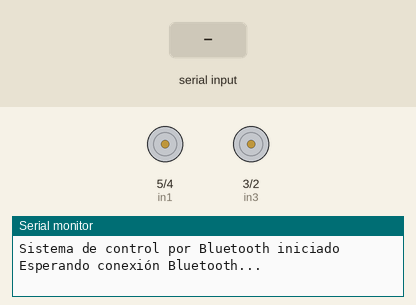
Recording of a sketch running on a simulated Arduino Uno, built with avr-gcc and run on an emulated ATmega328P. Parts: motor-driver pin pairs drawn as motors (green arrow = first pin HIGH = forward, orange = second pin HIGH = backward, longer = more drive, scaled by the enable pin), the last lines printed to the serial monitor. The test bench sets the inputs (shaded band).

Above: at 1.3 s.
1.4 s: "1\n" received over the second serial link
At 1.8 s:
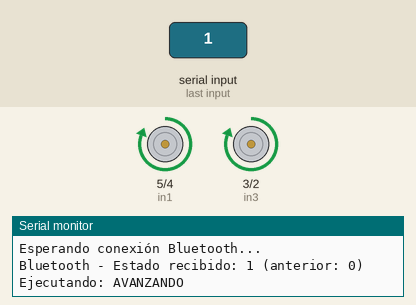
3.4 s: "2\n" received over the second serial link
At 4.4 s:
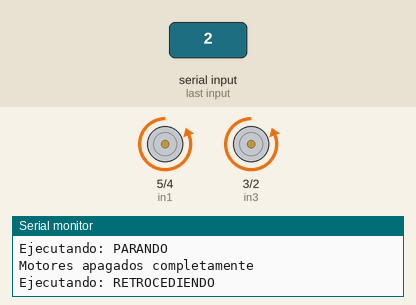
6.0 s: "3\n" received over the second serial link
At 6.25 s:
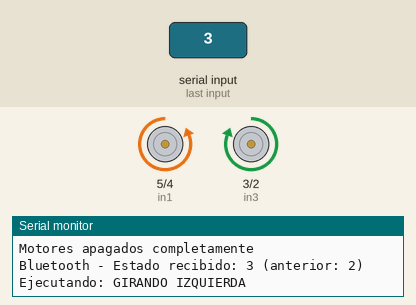
7.9 s: "4\n" received over the second serial link
At 8.15 s:
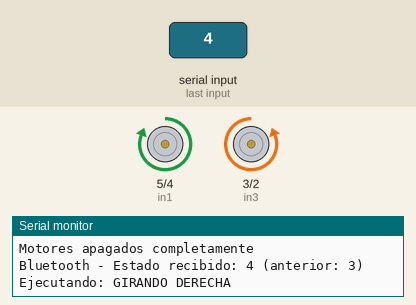
Timing chart, 0 to 10.8 s (numbered marks = the images above; inputs shaded):
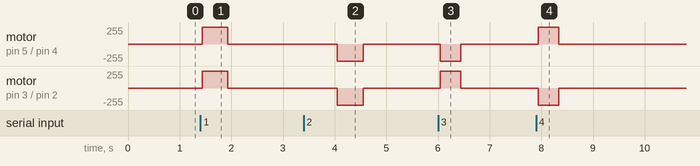

The sketch:

sketch_may24a.ino
```cpp
// #include <SoftwareSerial.h>

// #define enA 6
// #define enB 11
// #define in1 5
// #define in2 4
// #define in3 3
// #define in4 2
// #define servo 9
// #define tmpV 8

// int tiempo = 500;              // Tiempo base para movimientos lineales
// int tiempoGiro = 400;          // Tiempo para giros (ajustar según necesites)
// int estadoMotor = 0;
// int estadoAnterior = 0;
// int velocidad = 255;           // DIAGNÓSTICO: Usar velocidad máxima temporalmente
// const int tiempoPausa = 500;

// void setup() {
//   // Configurar todos los pines como salida
//   pinMode(enA, OUTPUT);
//   pinMode(enB, OUTPUT);
//   pinMode(in1, OUTPUT);
//   pinMode(in2, OUTPUT);
//   pinMode(in3, OUTPUT);
//   pinMode(in4, OUTPUT);

//   // Comenzar con motores completamente detenidos
//   digitalWrite(in1, LOW);
//   digitalWrite(in2, LOW);
//   digitalWrite(in3, LOW);
//   digitalWrite(in4, LOW);
//   digitalWrite(enA, LOW);  // DIAGNÓSTICO: Regresamos a digitalWrite temporalmente
//   digitalWrite(enB, LOW);  // DIAGNÓSTICO: Regresamos a digitalWrite temporalmente

//   Serial.begin(9600);

//   // DIAGNÓSTICO: Mensaje de inicio para confirmar que el código se cargó
//   Serial.println("Sistema de diagnóstico iniciado");
//   Serial.println("Probando con digitalWrite en enables y giro diferencial");
// }

// void loop() {
//   // Verificar si hay datos disponibles en el puerto serial
//   if (Serial.available() > 0) {
//     estadoAnterior = estadoMotor;
//     estadoMotor = Serial.parseInt();

//     // Consumir cualquier caracter extra
//     while (Serial.available() > 0) {
//       Serial.read();
//     }

//     // DIAGNÓSTICO: Mensajes detallados para entender qué está pasando
//     Serial.print("Estado recibido: ");
//     Serial.println(estadoMotor);
//     Serial.print("Estado anterior: ");
//     Serial.println(estadoAnterior);

//     // Aplicar el estado a los motores con protección
//     controlarMotoresConSeguridad(estadoMotor, estadoAnterior);
//   }
// }

// void controlarMotoresConSeguridad(int nuevoEstado, int estadoAnterior) {
//   // Si estamos cambiando de avanzar a reversa o viceversa, detenernos primero
//   if ((estadoAnterior == 1 && nuevoEstado == 2) || (estadoAnterior == 2 && nuevoEstado == 1)) {
//     Serial.println("DIAGNÓSTICO: Cambio brusco detectado, aplicando pausa de seguridad");
//     controlarMotores(0);
//     delay(tiempoPausa);
//     controlarMotores(nuevoEstado);
//   } else {
//     controlarMotores(nuevoEstado);
//   }
// }

// void controlarMotores(int estado) {
//   // DIAGNÓSTICO: Reportar qué acción se va a ejecutar
//   Serial.print("DIAGNÓSTICO: Ejecutando estado ");
//   Serial.println(estado);

//   switch (estado) {
//     case 0:  // Parar
//       Serial.println("DIAGNÓSTICO: Deteniendo motores");
//       apagarMotores();
//       break;

//     case 1:  // Avanzar
//       Serial.println("DIAGNÓSTICO: Avanzando - ambos motores adelante");
//       // Configurar dirección hacia adelante para ambos motores
//       digitalWrite(in1, HIGH);  // Motor izquierdo: adelante
//       digitalWrite(in2, LOW);
//       digitalWrite(in3, HIGH);  // Motor derecho: adelante
//       digitalWrite(in4, LOW);
//       // DIAGNÓSTICO: Usar digitalWrite para máxima potencia
//       digitalWrite(enA, HIGH);  // Máxima velocidad al motor izquierdo
//       digitalWrite(enB, HIGH);  // Máxima velocidad al motor derecho
//       delay(tiempo);
//       apagarMotores();
//       Serial.println("DIAGNÓSTICO: Movimiento adelante completado");
//       break;

//     case 2:  // Reversa
//       Serial.println("DIAGNÓSTICO: Retrocediendo - ambos motores atrás");
//       // Configurar dirección hacia atrás para ambos motores
//       digitalWrite(in1, LOW);   // Motor izquierdo: atrás
//       digitalWrite(in2, HIGH);
//       digitalWrite(in3, LOW);   // Motor derecho: atrás
//       digitalWrite(in4, HIGH);
//       // DIAGNÓSTICO: Usar digitalWrite para máxima potencia
//       digitalWrite(enA, HIGH);  // Máxima velocidad al motor izquierdo
//       digitalWrite(enB, HIGH);  // Máxima velocidad al motor derecho
//       delay(tiempo);
//       apagarMotores();
//       Serial.println("DIAGNÓSTICO: Movimiento atrás completado");
//       break;

//     case 3:  // Girar a la Izquierda - GIRO DIFERENCIAL
//       Serial.println("DIAGNÓSTICO: Giro izquierda - motor izq atrás, motor der adelante");
//       // Motor izquierdo retrocede, motor derecho avanza
//       digitalWrite(in1, LOW);   // Motor izquierdo: hacia atrás
//       digitalWrite(in2, HIGH);
//       digitalWrite(in3, HIGH);  // Motor derecho: hacia adelante
//       digitalWrite(in4, LOW);
//       // DIAGNÓSTICO: Usar digitalWrite para máxima potencia en giro
//       digitalWrite(enA, HIGH);  // Motor izquierdo a máxima velocidad (atrás)
//       digitalWrite(enB, HIGH);  // Motor derecho a máxima velocidad (adelante)
//       delay(tiempoGiro);
//       apagarMotores();
//       Serial.println("DIAGNÓSTICO: Giro izquierda completado");
//       break;

//     case 4:  // Girar a la Derecha - GIRO DIFERENCIAL
//       Serial.println("DIAGNÓSTICO: Giro derecha - motor izq adelante, motor der atrás");
//       // Motor izquierdo avanza, motor derecho retrocede
//       digitalWrite(in1, HIGH);  // Motor izquierdo: hacia adelante
//       digitalWrite(in2, LOW);
//       digitalWrite(in3, LOW);   // Motor derecho: hacia atrás
//       digitalWrite(in4, HIGH);
//       // DIAGNÓSTICO: Usar digitalWrite para máxima potencia en giro
//       digitalWrite(enA, HIGH);  // Motor izquierdo a máxima velocidad (adelante)
//       digitalWrite(enB, HIGH);  // Motor derecho a máxima velocidad (atrás)
//       delay(tiempoGiro);
//       apagarMotores();
//       Serial.println("DIAGNÓSTICO: Giro derecha completado");
//       break;

//     default:
//       Serial.println("DIAGNÓSTICO: Estado no reconocido, deteniendo por seguridad");
//       apagarMotores();
//       break;
//   }
// }

// void apagarMotores(){
//   Serial.println("DIAGNÓSTICO: Función apagarMotores() ejecutada");
//   // Detener motores configurando todas las direcciones en LOW
//   digitalWrite(in1, LOW);
//   digitalWrite(in2, LOW);
//   digitalWrite(in3, LOW);
//   digitalWrite(in4, LOW);
//   // DIAGNÓSTICO: Usar digitalWrite para apagado
//   digitalWrite(enA, LOW);  // Apagar completamente motor izquierdo
//   digitalWrite(enB, LOW);  // Apagar completamente motor derecho
// }


#include <SoftwareSerial.h>

// Definición de pines para control de motores
// #define enA 6
// #define enB 11
#define enA A0
#define enB A1
#define in1 5
#define in2 4
#define in3 3
#define in4 2

// Configuración de SoftwareSerial para Bluetooth
// RX del Arduino (pin 12) conectado a TX del módulo Bluetooth
// TX del Arduino (pin 13) conectado a RX del módulo Bluetooth
SoftwareSerial bluetooth(13, 12);

// Variables de control del sistema
int tiempo = 500;              // Tiempo base para movimientos lineales en milisegundos
int tiempoGiro = 400;          // Tiempo específico para giros (ajustar según necesites para 90 grados)
int estadoMotor = 0;           // Estado actual: 0=parar, 1=avanzar, 2=reversa, 3=izquierda, 4=derecha
int estadoAnterior = 0;        // Para recordar el estado previo y aplicar protecciones
int velocidad = 255;           // Velocidad PWM para los motores (130-255 recomendado)
const int tiempoPausa = 500;   // Tiempo de pausa entre cambios bruscos de dirección

void setup() {
  // Configurar todos los pines de control de motores como salida
  pinMode(enA, OUTPUT);
  pinMode(enB, OUTPUT);
  pinMode(in1, OUTPUT);
  pinMode(in2, OUTPUT);
  pinMode(in3, OUTPUT);
  pinMode(in4, OUTPUT);

  // Inicializar motores en estado completamente detenido
  digitalWrite(in1, LOW);
  digitalWrite(in2, LOW);
  digitalWrite(in3, LOW);
  digitalWrite(in4, LOW);
  analogWrite(enA, 0);  // Usar analogWrite para control PWM preciso
  analogWrite(enB, 0);  // Usar analogWrite para control PWM preciso

  // Inicializar comunicación serie principal para debug (opcional)
  Serial.begin(9600);
  Serial.println("Sistema de control por Bluetooth iniciado");
  Serial.println("Esperando conexión Bluetooth...");

  // Inicializar comunicación Bluetooth a 9600 baudios (velocidad estándar HC-05/HC-06)
  bluetooth.begin(9600);

  // Enviar mensaje de confirmación por Bluetooth para verificar conexión
  bluetooth.println("Carro conectado y listo");
  bluetooth.println("Comandos: 0=Parar, 1=Avanzar, 2=Reversa, 3=Izquierda, 4=Derecha");
}

void loop() {
  // Verificar si hay datos disponibles desde el módulo Bluetooth
  if (bluetooth.available() > 0) {
    // Guardar el estado actual antes de leer el nuevo comando
    estadoAnterior = estadoMotor;

    // Leer el comando enviado desde la aplicación móvil
    estadoMotor = bluetooth.parseInt();

    // Limpiar cualquier caracter extra del buffer (como saltos de línea)
    while (bluetooth.available() > 0) {
      bluetooth.read();
    }

    // Validar que el comando recibido esté dentro del rango esperado
    if (estadoMotor >= 0 && estadoMotor <= 4) {
      // Confirmar recepción del comando por Bluetooth
      bluetooth.print("Comando recibido: ");
      bluetooth.println(estadoMotor);

      // También enviar confirmación por puerto serie para debug
      Serial.print("Bluetooth - Estado recibido: ");
      Serial.print(estadoMotor);
      Serial.print(" (anterior: ");
      Serial.print(estadoAnterior);
      Serial.println(")");

      // Ejecutar el comando con protecciones de seguridad
      controlarMotoresConSeguridad(estadoMotor, estadoAnterior);
    } else {
      // Comando fuera de rango, enviar mensaje de error
      bluetooth.println("ERROR: Comando no válido. Use 0-4");
      Serial.println("ERROR: Comando Bluetooth fuera de rango");
    }
  }
}

void controlarMotoresConSeguridad(int nuevoEstado, int estadoAnterior) {
  // Aplicar protección contra cambios bruscos de dirección
  // Si estamos cambiando de avanzar directamente a reversa o viceversa
  if ((estadoAnterior == 1 && nuevoEstado == 2) || (estadoAnterior == 2 && nuevoEstado == 1)) {
    bluetooth.println("Aplicando pausa de seguridad...");
    Serial.println("SEGURIDAD: Cambio brusco detectado, aplicando pausa");

    // Primero detener completamente los motores
    controlarMotores(0);

    // Esperar tiempo de seguridad para que los motores se detengan completamente
    delay(tiempoPausa);

    // Ahora sí aplicar el nuevo estado
    controlarMotores(nuevoEstado);
  } else {
    // Si no es un cambio peligroso, aplicar directamente
    controlarMotores(nuevoEstado);
  }
}

void controlarMotores(int estado) {
  // Reportar la acción que se va a ejecutar
  String accion = "";
  switch(estado) {
    case 0: accion = "PARANDO"; break;
    case 1: accion = "AVANZANDO"; break;
    case 2: accion = "RETROCEDIENDO"; break;
    case 3: accion = "GIRANDO IZQUIERDA"; break;
    case 4: accion = "GIRANDO DERECHA"; break;
  }

  bluetooth.println(accion);
  Serial.println("Ejecutando: " + accion);

  switch (estado) {
    case 0:  // Parar - Detener completamente todos los motores
      apagarMotores();
      bluetooth.println("Motores detenidos");
      break;

    case 1:  // Avanzar - Ambos motores hacia adelante
      // Configurar ambos motores para ir hacia adelante
      digitalWrite(in1, HIGH);  // Motor izquierdo: hacia adelante
      digitalWrite(in2, LOW);
      digitalWrite(in3, HIGH);  // Motor derecho: hacia adelante
      digitalWrite(in4, LOW);

      // Aplicar velocidad controlada usando PWM
      analogWrite(enA, velocidad);  // Motor izquierdo a velocidad especificada
      analogWrite(enB, velocidad);  // Motor derecho a velocidad especificada

      // Mantener el movimiento durante el tiempo especificado
      delay(tiempo);

      // Detener automáticamente después del movimiento
      apagarMotores();
      bluetooth.println("Avance completado");
      break;

    case 2:  // Reversa - Ambos motores hacia atrás
      // Configurar ambos motores para ir hacia atrás
      digitalWrite(in1, LOW);   // Motor izquierdo: hacia atrás
      digitalWrite(in2, HIGH);
      digitalWrite(in3, LOW);   // Motor derecho: hacia atrás
      digitalWrite(in4, HIGH);

      // Aplicar velocidad controlada usando PWM
      analogWrite(enA, velocidad);  // Motor izquierdo a velocidad especificada
      analogWrite(enB, velocidad);  // Motor derecho a velocidad especificada

      // Mantener el movimiento durante el tiempo especificado
      delay(tiempo);

      // Detener automáticamente después del movimiento
      apagarMotores();
      bluetooth.println("Reversa completada");
      break;

    case 3:  // Girar Izquierda - Giro diferencial (motor izquierdo atrás, derecho adelante)
      // Motor izquierdo retrocede mientras motor derecho avanza
      // Esto crea un giro sobre el eje central del carro
      digitalWrite(in1, LOW);   // Motor izquierdo: hacia atrás
      digitalWrite(in2, HIGH);
      digitalWrite(in3, HIGH);  // Motor derecho: hacia adelante
      digitalWrite(in4, LOW);

      // Ambos motores trabajan a la misma velocidad en direcciones opuestas
      analogWrite(enA, velocidad);  // Motor izquierdo a velocidad completa (atrás)
      analogWrite(enB, velocidad);  // Motor derecho a velocidad completa (adelante)

      // Usar tiempo específico para giros para lograr aproximadamente 90 grados
      delay(tiempoGiro);

      // Detener automáticamente después del giro
      apagarMotores();
      bluetooth.println("Giro izquierda completado");
      break;

    case 4:  // Girar Derecha - Giro diferencial (motor izquierdo adelante, derecho atrás)
      // Motor izquierdo avanza mientras motor derecho retrocede
      // Esto crea un giro sobre el eje central del carro
      digitalWrite(in1, HIGH);  // Motor izquierdo: hacia adelante
      digitalWrite(in2, LOW);
      digitalWrite(in3, LOW);   // Motor derecho: hacia atrás
      digitalWrite(in4, HIGH);

      // Ambos motores trabajan a la misma velocidad en direcciones opuestas
      analogWrite(enA, velocidad);  // Motor izquierdo a velocidad completa (adelante)
      analogWrite(enB, velocidad);  // Motor derecho a velocidad completa (atrás)

      // Usar tiempo específico para giros para lograr aproximadamente 90 grados
      delay(tiempoGiro);

      // Detener automáticamente después del giro
      apagarMotores();
      bluetooth.println("Giro derecha completado");
      break;

    default:
      // Estado no reconocido, detener por seguridad
      apagarMotores();
      bluetooth.println("ERROR: Estado no reconocido, deteniendo por seguridad");
      Serial.println("ERROR: Estado no válido, motors detenidos");
      break;
  }
}

void apagarMotores() {
  // Detener todos los movimientos configurando todas las direcciones en LOW
  digitalWrite(in1, LOW);
  digitalWrite(in2, LOW);
  digitalWrite(in3, LOW);
  digitalWrite(in4, LOW);

  // Detener completamente la velocidad de ambos motores
  analogWrite(enA, 0);  // Detener motor izquierdo
  analogWrite(enB, 0);  // Detener motor derecho

  Serial.println("Motores apagados completamente");
}
```

Measured:
- after the input at 1.4 s, motor on pin 5 (in1) / pin 4 (in2), motor on pin 3 (in3) / pin 2 (in4): stopped → forward 255/255 at once, → stopped 0.50 s later
- after the input at 3.4 s, motor on pin 5 (in1) / pin 4 (in2), motor on pin 3 (in3) / pin 2 (in4): stopped → backward 255/255 after 0.65 s, → stopped 0.50 s later
- after the input at 6.0 s, motor on pin 5 (in1) / pin 4 (in2): stopped → backward 255/255 at once, → stopped 0.40 s later; motor on pin 3 (in3) / pin 2 (in4): stopped → forward 255/255 at once, → stopped 0.40 s later
- after the input at 7.9 s, motor on pin 5 (in1) / pin 4 (in2): stopped → forward 255/255 at once, → stopped 0.40 s later; motor on pin 3 (in3) / pin 2 (in4): stopped → backward 255/255 at once, → stopped 0.40 s later
